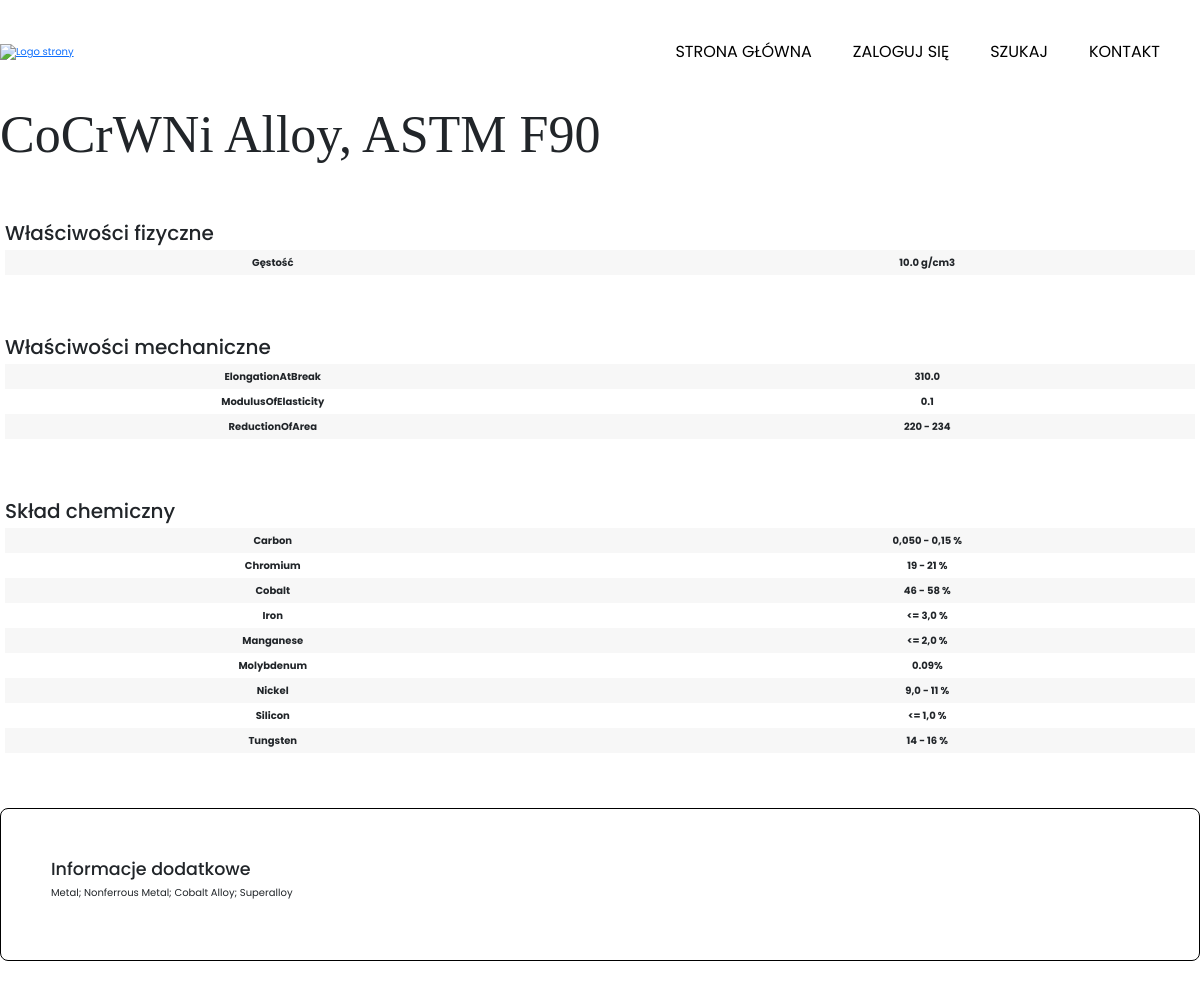
The page /1 on the database its author committed.
### strona_glowna/models.py (models this page shows, shortened)
class Gatunek(models.Model):
    kategoria = models.ForeignKey(
        Kategorie, related_name='gatunki', on_delete=models.CASCADE, null=True, blank=True)
    Id_gatunku = models.AutoField(primary_key=True)
    gatunek = models.CharField(max_length=255)
    Id_właściwości_mechanicznych = models.ForeignKey(
        DaneWlasciwosciMechanicznych, on_delete=models.CASCADE)
    Id_właściwości_fizycznych = models.ForeignKey(
        DaneWlasciwosciFizycznych, on_delete=models.CASCADE)
    Id_składu_chemicznego = models.ForeignKey(
        DaneSkladuChemicznego, on_delete=models.CASCADE)
    Id_komentarza = models.ForeignKey(
        Komentarze, on_delete=models.CASCADE, null=True, blank=True)
    stworzony_przez = models.ForeignKey(
        User, related_name="stworzone_gatunki", on_delete=models.CASCADE, default=User.objects.get(username='admin1').pk)
    class Meta:
        verbose_name_plural = "Gatunki"

class DaneWlasciwosciFizycznych(models.Model):
    Id_właściwości_fizycznych = models.AutoField(primary_key=True)
    Density = models.FloatField()
    DensityUnit = models.CharField(max_length=10)
    class Meta:
        verbose_name_plural = "Właściwości fizyczne"

class DaneWlasciwosciMechanicznych(models.Model):
    Id_właściwości_mechanicznych = models.AutoField(primary_key=True)
    TensileStrengthUltimate = models.FloatField(blank=True, null=True)
    TensileStrengthUltimateUnit = models.CharField(
        max_length=10, blank=True, null=True)
    TensileStrengthYield = models.FloatField(blank=True, null=True)
    TensileStrengthYieldUnit = models.CharField(
        max_length=10, blank=True, null=True)
    ElongationAtBreak = models.FloatField(blank=True, null=True)
    ElongationAtBreakUnit = models.CharField(
        max_length=10, blank=True, null=True)
    ModulusOfElasticity = models.FloatField(blank=True, null=True)
    ModulusOfElasticityUnit = models.CharField(
        max_length=10, blank=True, null=True)
    ReductionOfArea = models.FloatField(blank=True, null=True)
    ReductionOfAreaUnit = models.CharField(
        max_length=10, blank=True, null=True)
    HardnessRockwellB = models.FloatField(blank=True, null=True)
    HardnessBrinell = models.FloatField(blank=True, null=True)
    HardnessBrinellUnit = models.CharField(
        max_length=10, blank=True, null=True)
    HardnessKnoop = models.FloatField(blank=True, null=True)
    class Meta:
        verbose_name_plural = "Właściwości mechaniczne"
    def to_dict_mechaniczne(self):
        return {
            "TensileStrengthUltimate": self.TensileStrengthUltimate,
            "TensileStrengthYield": self.TensileStrengthYield,
            "ElongationAtBreak": self.ElongationAtBreak,
            "ModulusOfElasticity": self.ModulusOfElasticity,
            "ReductionOfArea": self.ReductionOfArea,
            "HardnessRockwellB": self.HardnessRockwellB,
            "HardnessBrinell": self.HardnessBrinell,
        }

class DaneSkladuChemicznego(models.Model):
    Id_składu_chemicznego = models.AutoField(primary_key=True)
    Aluminum = models.CharField(max_length=20, blank=True, null=True)
    Boron = models.CharField(max_length=20, blank=True, null=True)
    Carbon = models.CharField(max_length=20, blank=True, null=True)
    Chromium = models.CharField(max_length=20, blank=True, null=True)
    Copper = models.CharField(max_length=20, blank=True, null=True)
    Cobalt = models.CharField(max_length=20, blank=True, null=True)
    Iron = models.CharField(max_length=20, blank=True, null=True)
    Manganese = models.CharField(max_length=20, blank=True, null=True)
    Nickel = models.CharField(max_length=20, blank=True, null=True)
    Phosphorus = models.CharField(max_length=20, blank=True, null=True)
    Silicon = models.CharField(max_length=20, blank=True, null=True)
    Vanadium = models.CharField(max_length=20, blank=True, null=True)
    Tungsten = models.CharField(max_length=20, blank=True, null=True)
    Molybdenum = models.CharField(max_length=20, blank=True, null=True)
    Niobium = models.CharField(max_length=20, blank=True, null=True)
    Titanium = models.CharField(max_length=20, blank=True, null=True)
    Sulfur = models.CharField(max_length=20, blank=True, null=True)
    Zirconium = models.CharField(max_length=20, blank=True, null=True)
    class Meta:
        verbose_name_plural = "Skład chemiczny"
    def to_dict_sklad_chemiczny(self):
        return {
            "Aluminum": self.Aluminum,
            "Boron": self.Boron,
            "Carbon": self.Carbon,
            "Chromium": self.Chromium,
            "Cobalt": self.Cobalt,
            "Copper": self.Copper,
            "Iron": self.Iron,
            "Manganese": self.Manganese,
            "Molybdenum": self.Molybdenum,
            "Nickel": self.Nickel,
            "Niobium": self.Niobium,
            "Phosphorus": self.Phosphorus,
            "Silicon": self.Silicon,
            "Vanadium": self.Vanadium,
            "Titanium": self.Titanium,
            "Tungsten": self.Tungsten,
            "Sulfur": self.Sulfur,
            "Zirconium": self.Zirconium,
        }

class Komentarze(models.Model):
    Id_komentarza = models.AutoField(primary_key=True)
    Komentarz = models.TextField(null=True)
    Aplikacje = models.TextField(null=True)
    class Meta:
        verbose_name_plural = "Komentarze"

### strona_glowna/views.py (the view)
# urls.py: path("<int:Id_gatunku>", views.gatunek_detail, name="gatunek-detail"),
def gatunek_detail(request, Id_gatunku):
    gatunek = get_object_or_404(Gatunek, pk=Id_gatunku)
    fizyczne = DaneWlasciwosciFizycznych.objects.get(pk=Id_gatunku)
    mechaniczne = DaneWlasciwosciMechanicznych.objects.get(pk=Id_gatunku)
    mechaniczne_dict = mechaniczne.to_dict_mechaniczne()
    wl_mechaniczne = {klucz: wartosc for klucz,
                      wartosc in mechaniczne_dict.items() if wartosc is not None}
    komentarze = Komentarze.objects.get(pk=Id_gatunku)
    sklad_chemiczny = DaneSkladuChemicznego.objects.get(pk=Id_gatunku)
    sklad_chemiczny_dict = sklad_chemiczny.to_dict_sklad_chemiczny()
    nowy_sklad_chemiczny = {klucz: wartosc for klucz,
                            wartosc in sklad_chemiczny_dict.items() if wartosc is not None}
    return render(request, "strona_glowna/gatunek_detail.html", {
        'gatunek': gatunek,
        'fizyczne': fizyczne,
        'komentarze': komentarze,
        'sklad_chemiczny': nowy_sklad_chemiczny,
        'wl_mechaniczne': wl_mechaniczne,
    })

### strona_glowna/templates/strona_glowna/gatunek_detail.html (shortened to what this page needs)
{% extends "base.html" %}
{% load static %}
{% block content %}
    <h1>{{ gatunek.gatunek }}</h1>
    <div class="tabela">
        <h2>Właściwości fizyczne</h2>
        <div class="kafelek">
            <div class="komorka-lewa">
                Gęstość
            </div>
            <div class="komorka-prawa">
                {{ fizyczne.Density }} g/cm3
            </div>
        </div>
    </div>
    <div class="tabela">
        <h2>Właściwości mechaniczne</h2>
        {% for key, value in wl_mechaniczne.items %}
            {% if value == None %}
            {% else %}
                <div class="kafelek">
                    <div class="komorka-lewa">
                        {{ key }}
                    </div>
                    <div class="komorka-prawa">
                        {{ value }}
                    </div>
                </div>
            {% endif %}
        {% endfor %}
    </div>
    <div class="tabela">
        <h2>Skład chemiczny</h2>
        {% for key, value in sklad_chemiczny.items %}
            {% if value == None %}
            {% else %}
                <div class="kafelek">
                    <div class="komorka-lewa">
                        {{ key }}
                    </div>
                    <div class="komorka-prawa">
                        {{ value }}%
                    </div>
                </div>
            {% endif %}
        {% endfor %}
    </div>
    <div class="komentarze">
        <h3>Informacje dodatkowe</h3>
        <div>
            {% if komentarze.Aplikacje == None %}
            {% else %}
                <p>{{ komentarze.Aplikacje }}</p>
            {% endif %}
        </div>
    </div>
{% endblock  %}

### strona_glowna/static/strona_glowna/styles/base.css (style rules this page uses)
html { font-size: 62.5%; }
body { margin: 0; font-family: 'Poppins'; }
header, .kafelek { display: flex; justify-content: space-between; align-items: center; }
h1 { font-size: 5.2rem; font-family: 'Playfair Display'; font-weight: normal; margin: 0; }
.wiadomosci, .profil-szczegoly, .lewa-kolumna-profil, .komentarze, .side-bar, .compare-bar { gap: 3em; border: 1px solid black; border-radius: .8em; position: relative; }
.wiadomosci, .profil-szczegoly, .lewa-kolumna-profil, .komentarze { padding: 5em; }
.kafelek:nth-child(even), .kafelek-wyszukiwanie:nth-child(odd) { background: rgb(247, 247, 247); }
.tabela { margin: auto; padding: 5px; margin-top: 50px; margin-bottom: 50px; }
.komorka-lewa, .komorka-prawa { width: 45%; padding-top: 5px; padding-bottom: 5px; font-weight: bolder; text-align: center; }
.komentarze { margin-top: 50px; margin-bottom: 50px; }

### rows shown on the page
Gatunek: gatunek "CoCrWNi Alloy, ASTM F90"
DaneWlasciwosciFizycznych: Density "10.0"
DaneWlasciwosciMechanicznych: wl_mechaniczne "310.0" "0.1" "220 - 234"
DaneSkladuChemicznego: sklad_chemiczny "0,050 - 0,15" "19 - 21" "46 - 58" "<= 3,0" "<= 2,0" "0.09" "9,0 - 11" "<= 1,0" "14 - 16"
Komentarze: Aplikacje "Metal; Nonferrous Metal; Cobalt Alloy; Superalloy"

### other values the page prints
{{ key }} "ElongationAtBreak" "ModulusOfElasticity" "ReductionOfArea"
{{ key }} "Carbon" "Chromium" "Cobalt" "Iron" "Manganese" "Molybdenum" "Nickel" "Silicon" "Tungsten"
